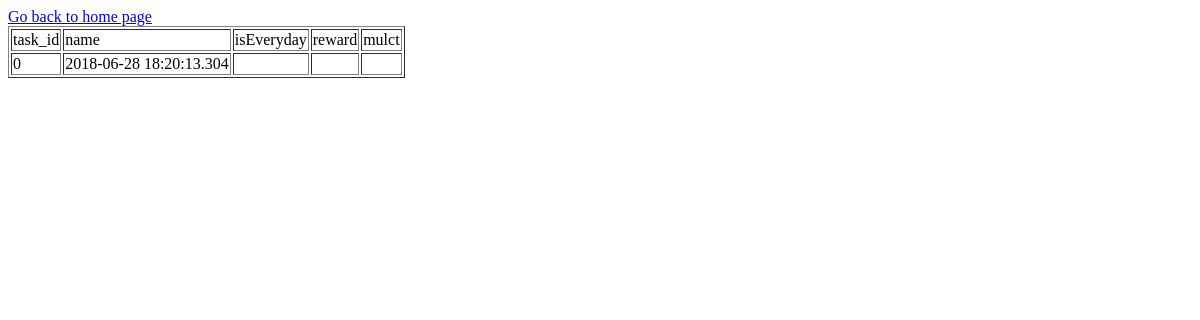
Before: /history with the older database file.
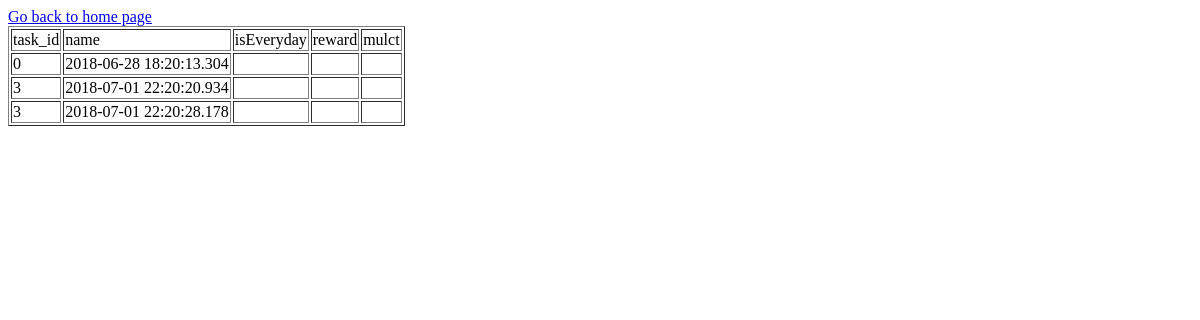
After: the same page with the newer database file.
### tables this page shows
CREATE TABLE done_tasks_history
             (task_id integer, date text);

### main.py (the view)
@app.route("/history")
def doneTasksHistory():
	titles = ["task_id", "date"]
	rows = TasksDB.getDoneTasksHistory()
	return render_template("list.html", rows=rows, titles=titles)

### TasksSqliteDB_class.py (called while the page is built)
	def getDoneTasksHistory(self):
		self.cursor.execute('SELECT * FROM done_tasks_history')
		return self.cursor.fetchall()

### templates/list.html
<!doctype html>
<html>
	<body>
		<a href = "/">Go back to home page</a>
		<table border = 1>
			<thead>
				<td>task_id</td>
				<td>name</td>
				<td>isEveryday</td>
				<td>reward</td>
				<td>mulct</td>
			</thead>
			{% for row in rows %}
				<tr>
				<td>{{row[0]}}</td>
				<td>{{row[1]}}</td>
				<td>{{row[2]}}</td>
				<td>{{row[3]}}</td>
				<td>{{row[4]}}</td>
				</tr>
			{% endfor %}
		</table>
	</body>
</html>

Changed rows visible on the page:
added done_tasks_history: task "3", date "2018-07-01 22:20:20.934"
added done_tasks_history: task "3", date "2018-07-01 22:20:28.178"
